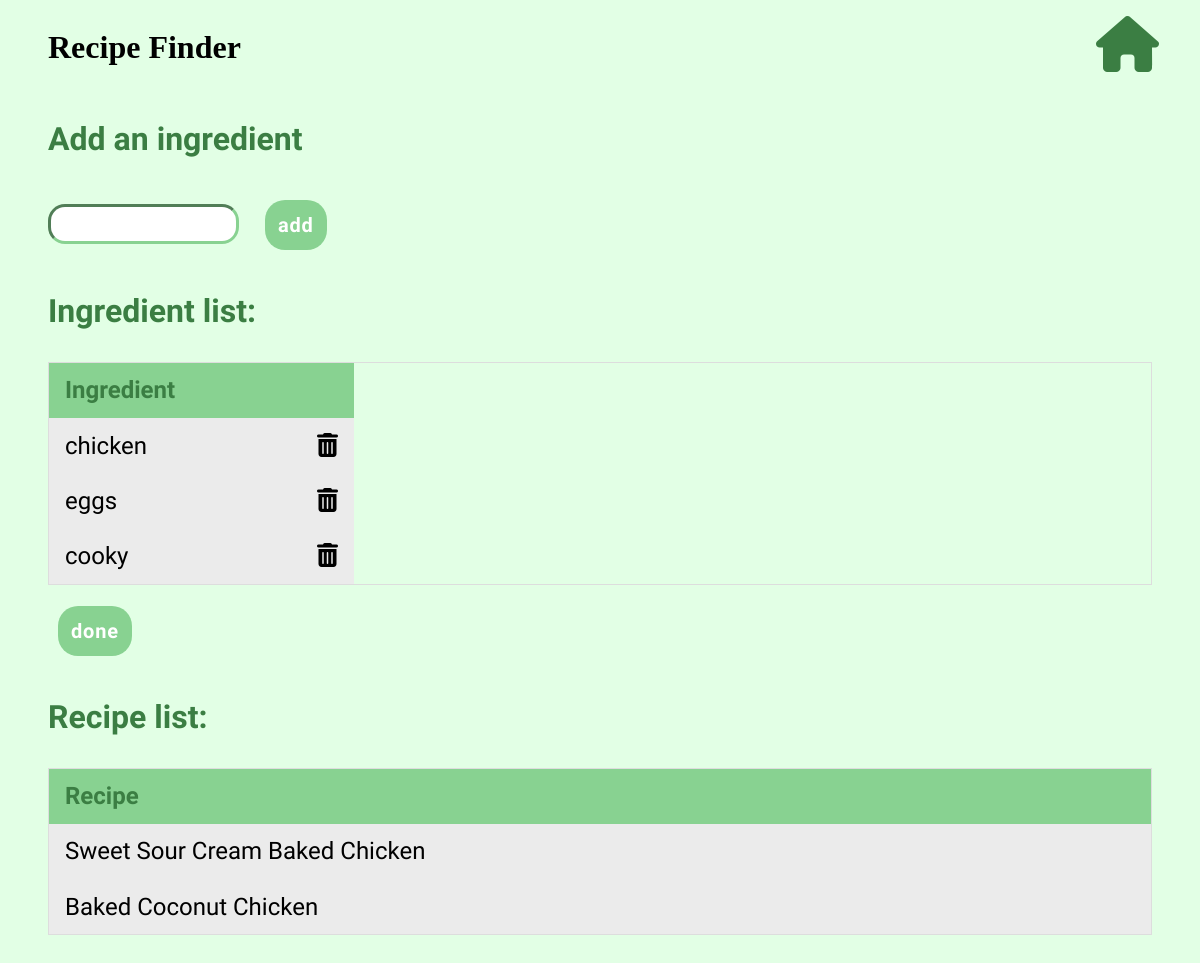
Page /recipefinder/ on the earlier database version.
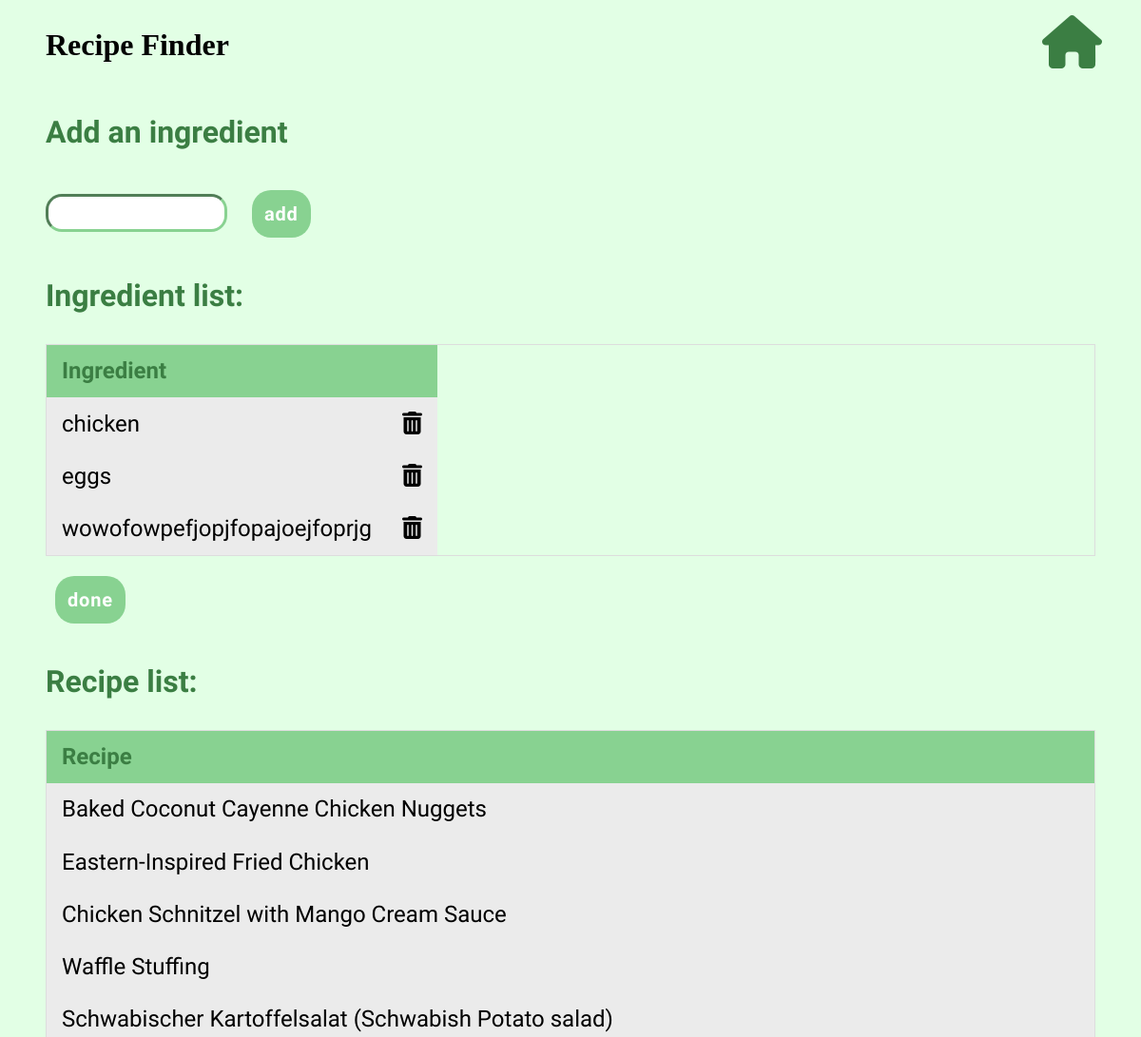
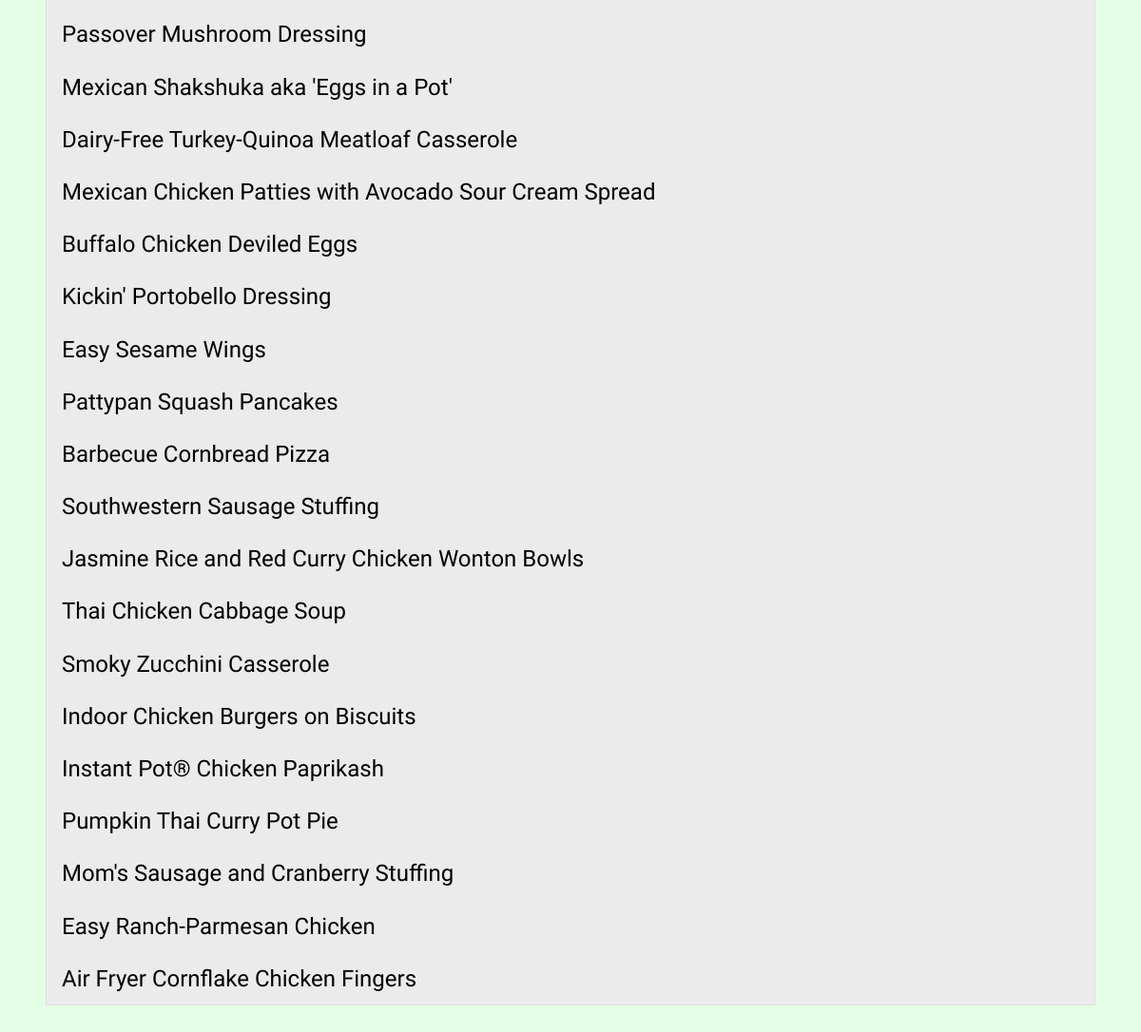
Same page on the later database version (2 pictures, top to bottom).
### base/models.py (models this page shows, shortened)
class Ingredient(models.Model):
    name = models.TextField(null=True, blank=True)

class RecipeList(models.Model):
    recipe_name = models.TextField(null=True, blank=True)
    link = models.TextField(null=True, blank=True)
    prep_time = models.IntegerField(null=True, blank=True)

### base/views.py (the view, shortened to what this page needs)
# urls.py: path('recipefinder/', RecipeFinderHome.as_view(), name='recipe-finder'),
class RecipeFinderHome(TemplateView):
    template_name = "base/recipe_home.html"
    def get_context_data(self, **kwargs):
        context = super(RecipeFinderHome, self).get_context_data(**kwargs)
        context['ingredients'] = Ingredient.objects.all()
        context['recipe_list'] = RecipeList.objects.all()
        return context

### base/templates/base/recipe_home.html (shortened to what this page needs)
{% load static %}
<!DOCTYPE html>
<html lang="en">
<head>
    <link rel="stylesheet" type="text/css" href="{% static 'recipe_style.css' %}?{% now "U" %}">
</head>
<body class="recipe-home">
    <div class="header">
        <div><h1>Recipe Finder</h1></div>
        <div class="home-button"><a href="{% url 'main' %}" ><i class="fa fa-home fa-3x" aria-hidden="true"></i></a></div>
    </div>
    <div class="content">
        <h3>Add an ingredient</h3>
        <form method="POST" class="add-button">
            <input placeholder="" name="input">
            <button type="submit" name="add_button">add</button>
        </form>
        <h3>Ingredient list:</h3>
        <table class="ingredients-table">
            <tr>
                <th>Ingredient</th>
                <th></th>
            </tr>
            {% for i in ingredients %}
            <tr>
                <td class="ingredient">{{i.name}}</td>
                <td class="delete">
                    <a href="{% url 'ingredient-update' i.id %}">
                        <i class="fa fa-trash" aria-hidden="true"></i>
                    </a>
                </td>
                {% empty %}
                <td>no items</td>
            </tr>
            {% endfor %}
        </table>
        <form method="POST" class="done-button">
            <button type="submit" name="done_button">done</button>
        </form>
        <h3>Recipe list:</h3>
        <table class="recipe-table">
            <tr>
                <th>Recipe</th>
            </tr>
            {% for i in recipe_list %}
            <tr>
                <td><a href="{{i.link}}" class="recipe-link">{{i.recipe_name}}</a></td>
                {% empty %}
                <p>no recipes</p>
            </tr>
            {% endfor %}
        </table>
    </div>
</body>
</html>

### base/static/recipe_style.css (style rules this page uses)
.recipe-home { margin-bottom: 10vh; background-color: var(--light-green); color: black; }
.recipe-home .header { display:flex; justify-content: space-between; align-items: flex-start; }
.home-button i { margin-right: 25px; padding: 1vh; font-size: 7vh; color: var(--dark-green); }
.content, .header h1 { padding: 0 5vh; }
h3, button { font-family: 'Questrial'; }
h3 { color: var(--dark-green); font-size: 4vh; }
button { margin: 10px; background-color: var(--medium-green); font-family: 'Baloo 2'; border: solid transparent; border-radius: 20px; box-sizing: border-box; color: #FFFFFF; cursor: pointer; font-size: 20px; font-weight: 700; letter-spacing: .8px; overflow: visible; padding: 10px; text-align: center; touch-action: manipulation; transform: translateZ(0); transition: filter .2s; vertical-align: middle; white-space: nowrap; }
input { padding: 1.2vh 0.5vh; border: 3px inset var(--medium-green); border-radius: 17px; margin-right: 1.5vh; }
.done-button { margin-top: 1%; }
.recipe-home table { font-family: 'Questrial'; border: 1px solid #dddddd; border-collapse: collapse; font-size: 3vh; }
.ingredients-table { display: flex; flex-wrap: wrap; }
.ingredients-table .delete { padding: 1vh 2vh; }
.ingredient { padding-right: 30%; padding-right: 2vh; min-width: 220px; }
.recipe-table { width: 100%; }
td, th { text-align: left; padding: 1.7vh 2vh; }
th { background-color: var(--medium-green); color: var(--dark-green) }
tr { background-color: rgb(235, 235, 235); }
a { color: black; text-decoration: none; }
.recipe-link { transition: all linear 0.5s; }

### base/static/base.css (style rules this page uses)
:root { --light-green: rgb(226, 255, 229); --medium-green: rgb(136, 210, 145); --dark-green: rgb(59, 126, 67); }
html { scroll-behavior: smooth; }
body { overflow: overlay; }

Differences in the rows shown:
removed Ingredient: name "cooky"
removed RecipeList: recipe_name "Sweet Sour Cream Baked Chicken"
removed RecipeList: recipe_name "Baked Coconut Chicken"
added Ingredient: name "wowofowpefjopjfopajoejfoprjg"
added RecipeList: recipe_name "Baked Coconut Cayenne Chicken Nuggets"
added RecipeList: recipe_name "Eastern-Inspired Fried Chicken"
added RecipeList: recipe_name "Chicken Schnitzel with Mango Cream Sauce"
added RecipeList: recipe_name "Waffle Stuffing"
added RecipeList: recipe_name "Schwabischer Kartoffelsalat (Schwabish Potato salad)"
added RecipeList: recipe_name "Passover Mushroom Dressing"
added RecipeList: recipe_name "Mexican Shakshuka aka 'Eggs in a Pot'"
added RecipeList: recipe_name "Dairy-Free Turkey-Quinoa Meatloaf Casserole"
added RecipeList: recipe_name "Mexican Chicken Patties with Avocado Sour Cream Spread"
added RecipeList: recipe_name "Buffalo Chicken Deviled Eggs"
added RecipeList: recipe_name "Kickin' Portobello Dressing"
added RecipeList: recipe_name "Easy Sesame Wings"
added RecipeList: recipe_name "Pattypan Squash Pancakes"
added RecipeList: recipe_name "Barbecue Cornbread Pizza"
added RecipeList: recipe_name "Southwestern Sausage Stuffing"
added RecipeList: recipe_name "Jasmine Rice and Red Curry Chicken Wonton Bowls"
added RecipeList: recipe_name "Thai Chicken Cabbage Soup"
added RecipeList: recipe_name "Smoky Zucchini Casserole"
added RecipeList: recipe_name "Indoor Chicken Burgers on Biscuits"
added RecipeList: recipe_name "Instant Pot® Chicken Paprikash"
added RecipeList: recipe_name "Pumpkin Thai Curry Pot Pie"
added RecipeList: recipe_name "Mom's Sausage and Cranberry Stuffing"
added RecipeList: recipe_name "Easy Ranch-Parmesan Chicken"
added RecipeList: recipe_name "Air Fryer Cornflake Chicken Fingers"
